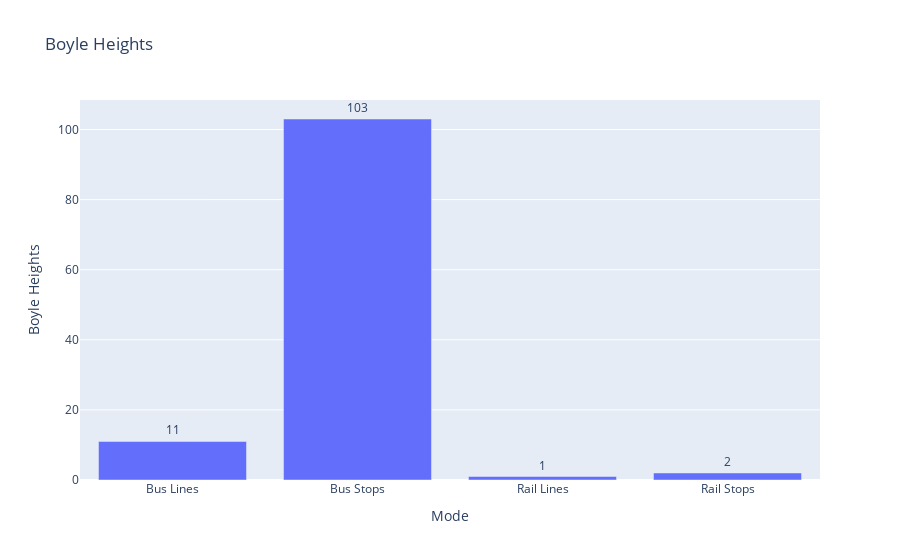

Source (notebook cell):
### Code cell
fig = px.bar(df_3, x="Mode", y="Boyle Heights", title="Boyle Heights", text_auto=True)
fig.update_traces(textfont_size=12, textangle=0, textposition="outside", cliponaxis=False)
fig.show()

### Figure 1 — Plotly figure (JSON) as saved in the notebook; plotly's stock layout.template omitted (floating-point values rounded to 4 significant figures)
{"data": [{"alignmentgroup": "True", "cliponaxis": false, "hovertemplate": "Mode=%{x}<br>Boyle Heights=%{y}<extra></extra>", "legendgroup": "", "marker": {"color": "#636efa", "pattern": {"shape": ""}}, "name": "", "offsetgroup": "", "orientation": "v", "showlegend": false, "textangle": 0, "textfont": {"size": 12}, "textposition": "outside", "texttemplate": "%{y}", "type": "bar", "x": ["Bus Lines", "Bus Stops", "Rail Lines", "Rail Stops"], "xaxis": "x", "y": [11, 103, 1, 2], "yaxis": "y"}], "layout": {"autosize": true, "barmode": "relative", "legend": {"tracegroupgap": 0}, "title": {"text": "Boyle Heights"}, "xaxis": {"anchor": "y", "autorange": true, "domain": [0, 1], "range": [-0.5, 3.5], "title": {"text": "Mode"}, "type": "category"}, "yaxis": {"anchor": "x", "autorange": true, "domain": [0, 1], "range": [0, 108.4], "title": {"text": "Boyle Heights"}, "type": "linear"}}}
